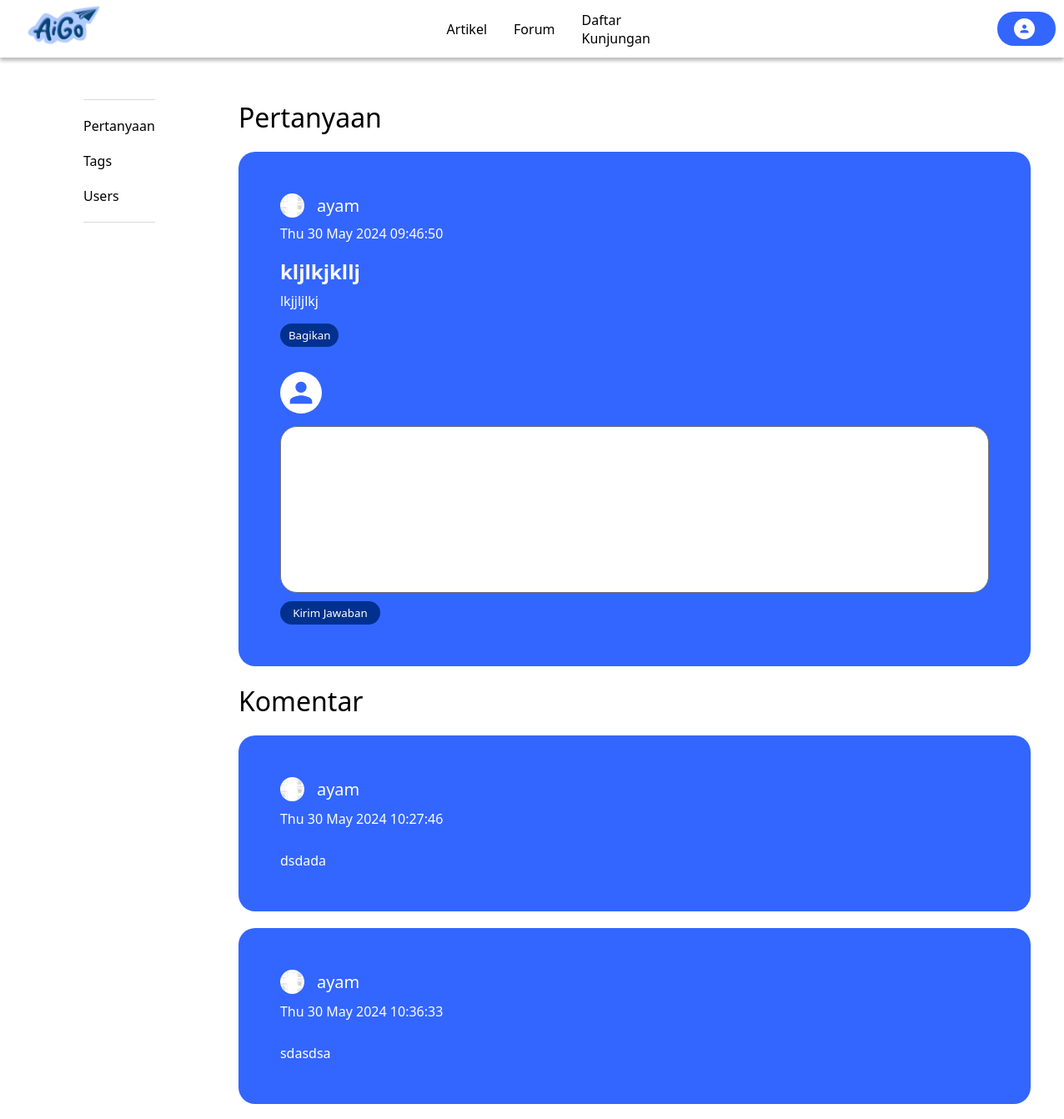
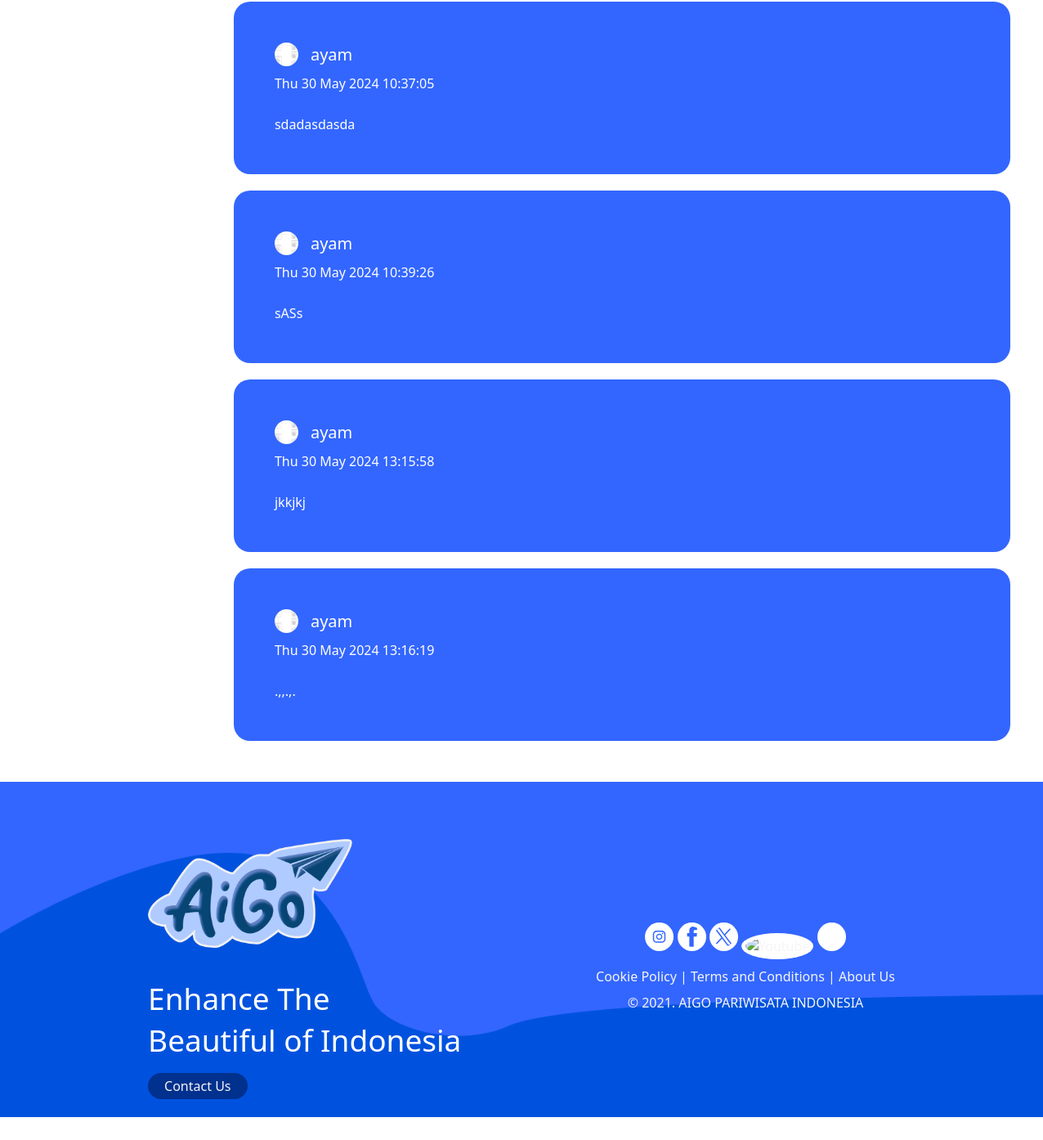
Page /pertanyaan/1/ on the committed database (2 pictures, top to bottom).
### myFirstApp/models.py (models this page shows, shortened)
class Question(models.Model):
    title = models.CharField(max_length=200)
    description = models.TextField()
    author = models.ForeignKey(Pengguna, on_delete=models.CASCADE)
    tags = models.ManyToManyField(Tag)
    created_at = models.DateTimeField(auto_now_add=True)

class Pengguna(AbstractUser):
    profile_picture = models.ImageField(upload_to='profile_pictures/', null=True, blank=True)
    poin_keaktifan = models.IntegerField(default=0)

class Reply(models.Model):
    question = models.ForeignKey(Question, related_name='replies', on_delete=models.CASCADE)
    author = models.ForeignKey(Pengguna, on_delete=models.CASCADE)
    content = models.TextField()
    created_at = models.DateTimeField(auto_now_add=True)

### myFirstApp/views.py (the view)
# urls.py: path('pertanyaan/<str:id_question>/', views.pertanyaan, name='pertanyaan'),
def pertanyaan(request, id_question):
    question = Question.objects.get(id = id_question)
    reply = Reply.objects.filter(question = question)
    context = {
        'question': question,
        'user': request.user,
        'reply': reply
    }
    return render (request, 'pertanyaan.html', context)

### templates/pertanyaan.html (shortened to what this page needs)
{% load static %}
<!DOCTYPE html>
<html lang="en">
<head>
    <link rel="stylesheet" href="{% static 'css/pertanyaan.css' %}">
    <link rel="stylesheet" href="{% static "css/navbar-footer.css" %}">
</head>
<body>
    <nav class="navbar">
        <a href="#"><img src="{% static 'assets/logo.png' %}" class="navbar-logo" alt="logo"></a>
        <ul class="navbar-list">
            <li><a href="/artikel/">Artikel</a></li>
            <li><a href="/forumdiskusi/">Forum</a></li>
            <li><a href="/daftarkunjungan/">Daftar Kunjungan</a></li>
        </ul>
        <div class="profile-menu" onclick="toggleMenu()">
            <img src="{% static 'assets/user-profil.png' %}">
        </div>
    </nav>
    <div class="forum">
        <div class="forum-left">
            <div class="content">
                <p><a href="/forumdiskusi/">Pertanyaan</a></p>
                <p><a href="/tags/">Tags</a></p>
                <p><a href="/userrank/">Users</a></p>
            </div>
        </div>
        <div class="forum-content">
            <div class="pertanyaan">
                <div class="judul">
                    <h1>Pertanyaan</h1>
                </div>
                <div class="pertanyaan-content">
                    <div class="user-pertanyaan">
                        <div class="user">
                            {% if question.author.profile_picture %}
                            <img src="{{ question.author.profile_picture.url }}" alt="Profile Picture" style="width: 29px; height: 29px; border-radius: 50%;" id="user-profile">
                            {% endif %}
                            <span class="nama-user">{{question.author.username}}</span>
                        </div>
                        <span>{{ question.created_at|date:"D d M Y H:i:s"}}</span>
                        <div class="text-pertanyaan">
                            <h2>{{question.title}}</h2>
                            <p>{{question.description}}</p>
                        </div>
                        <button class="btn">Bagikan</button>
                    </div>
                    <div class="user-berkomentar">
                        <div class="user">
                        </div>
                        <form class="input-jawaban" method ="POST" action = "/balas_pertanyaan/{{question.id}}/">
                            <textarea name="content" cols="130" rows="5" charswidth="23" style="resize: none;"></textarea>
                            <input type = "submit" class="btn" value = "Kirim Jawaban">
                        </form>
                    </div>
                </div>
            </div>
            <div class="komentar">
                <div class="judul">
                    <h1>Komentar</h1>
                </div>
                <div class="komentar-content">
                    {% for i in reply %}
                    <div class="user-pertanyaan">
                        <div class="user">
                            {%  if i.author.profile_picture %}
                            <img src="{{ i.author.profile_picture.url }}" alt="Profile Picture" style="width: 29px; height: 29px; border-radius: 50%;" id="user-profile">
                            {% endif %}
                            <span class="nama-user">{{i.author.username}}</span>
                        </div>
                        <span>{{i.created_at|date:"D d M Y H:i:s"}}</span>
                        <div class="text-pertanyaan">
                            <p>{{i.content}}</p>
                        </div>
                    </div>
                    {% endfor %}
                </div>
            </div>
        </div>
    </div>
    <footer>
        <div class="wave">
            <img src="{% static 'assets/footer-bg.png' %}" alt="">
        </div>
        <div class="footer">
            <div class="footer-left">
                <img src= '{% static 'assets/logo.png' %}' alt="logo">
                <p>Enhance The<br>Beautiful of Indonesia</p>
                <buttom class="contact-btn">Contact Us</buttom>
            </div>
            <div class="footer-right">
                <div class="footer-media">
                    <a href="#"><img src="{% static 'assets/instagram.svg' %}" alt="Instagram"></a>
                    <a href="#"><img src="{% static 'assets/facebook.svg' %}" alt="Facebook"></a>
                    <a href="#"><img src="{% static 'assets/x.svg' %}" alt="X"></a>
                    <a href="#"><img src="{% static 'assets/youtube.svg' %}" alt="Youtube"></a>
                    <a href="#"><img src="{% static 'assets/linkedin.png' %}" alt="LinkedIn"></a>
                </div>
                <p>Cookie Policy | Terms and Conditions | <a href="#">About Us</a></p>
                <p>© 2021. AIGO PARIWISATA INDONESIA</p>
            </div>
        </div>
    </footer>
</body>
</html>

### css/pertanyaan.css (style rules this page uses)
.forum { display: flex; width: 100%; gap: 100px; padding: 50px 100px; justify-content: space-between; }
.forum-left { width: 207px; }
.forum-left .content { display: flex; flex-direction: column; gap: 20px; padding: 20px 0; border-top: 1px solid #D9D9D9; border-bottom: 1px solid #D9D9D9; }
.content a { text-decoration: none; color: black; }
.forum-left p { font-weight: 500; }
.forum-content { display: flex; flex-direction: column; gap: 20px; width: 950px; margin-right: 20px; }
.judul { display: flex; flex-direction: column; gap: 20px; padding-bottom: 20px; }
.judul h1 { font-weight: 500; }
.pertanyaan-content { background-color: #3366FF; display: flex; flex-direction: column; gap: 10px; color: white; padding: 50px; border-radius: 20px; }
.user span { font-size: 20px; font-weight: 500; }
.user svg { background-color: white; padding: 5px; border-radius: 50%; width: 50px; height: 50px; }
.text-pertanyaan { padding-top: 10px; display: flex; flex-direction: column; gap: 8px; flex-grow: 1; flex-basis: 0; }
.text-pertanyaan p { text-align: justify; }
.user-pertanyaan .btn { width: 70px; }
.btn { width: auto; padding: 5px 10px; right: 0; background-color: #00318E; border: none; border-radius: 20px; color: white; }
.user-pertanyaan { display: flex; flex-direction: column; gap: 8px; }
.user { display: flex; gap: 15px; align-items: center; }
.user-berkomentar { display: flex; flex-direction: column; gap: 15px; padding-top: 20px; }
.input-jawaban { display: flex; flex-direction: column; gap: 10px; }
.input-jawaban .btn { width: 120px; }
.input-jawaban textarea { border-radius: 20px; padding: 5px 20px; height: 200px; }
.komentar-content { display: flex; flex-direction: column; gap: 20px; }
.komentar-content .user-pertanyaan { display: flex; flex-direction: column; gap: 10px; padding: 50px; border-radius: 20px; background-color: #3366FF; color: white; }

### css/navbar-footer.css (style rules this page uses)
* { margin: 0; padding: 0; list-style-type: none; box-sizing: border-box; font-family: system-ui, -apple-system, BlinkMacSystemFont, "Segoe UI", Roboto, Oxygen, Ubuntu, Cantarell, "Open Sans", "Helvetica Neue", sans-serif; }
.navbar { background-color: white; box-shadow: 0px 4px 4px 0px rgba(0, 0, 0, 0.25); display: flex; justify-content: space-between; align-items: center; padding: 7px 33px 7px 33px; position: relative; gap: 400px; z-index: 1; }
.navbar-logo { height: 50px; width: auto; }
.navbar-list { width: 100%; display: flex; position: relative; justify-content: center; align-items: center; }
.navbar-list li { display: inline-block; margin: 0 1rem; }
.navbar-list li a { font-size: 1rem; font-weight: 500; color: black; text-decoration: none; }
.profile-menu { display: flex; align-items: center; justify-content: center; gap: 5px; background-color: #3366FF; padding: 8px 20px; border-radius: 20px; color: white; }
.profile-menu img, .user-info img { height: 25px; background-color: white; border-radius: 50%; padding: 5px; }
footer { position: block; bottom: 0; }
.footer { display: flex; justify-content: center; align-items: center; padding: 70px 90px; }
.wave img { position: absolute; width: 100%; z-index: -1; }
.footer .footer-left { width: 50%; }
.footer .footer-left img { width: 250px; }
.footer .footer-left p { color: #fff; font-size: 37px; margin: 20px 0; }
.footer .contact-btn { background-color: #00318E; border-radius: 20px; color: #F5F5F5; padding: 5px 20px; }
.footer-media img { background-color: #fff; border-radius: 50%; width: 35px; height: 35px; padding: 5px; }
.footer .footer-right { display: flex; flex-direction: column; gap: 10px; justify-content: center; text-align: center; }
.footer-right p { color: #F5F5F5; }
.footer-right a { text-decoration: none; color: #F5F5F5; }

### rows in the picture
Question: author.profile_picture (picture), author.username "ayam", created_at "Thu 30 May 2024 09:46:50", title "kljlkjkllj", description "lkjjljlkj"
Reply: author.profile_picture (picture), author.username "ayam", created_at "Thu 30 May 2024 10:27:46", content "dsdada"
Reply: author.profile_picture (picture), author.username "ayam", created_at "Thu 30 May 2024 10:36:33", content "sdasdsa"
Reply: author.profile_picture (picture), author.username "ayam", created_at "Thu 30 May 2024 10:37:05", content "sdadasdasda"
Reply: author.profile_picture (picture), author.username "ayam", created_at "Thu 30 May 2024 10:39:26", content "sASs"
Reply: author.profile_picture (picture), author.username "ayam", created_at "Thu 30 May 2024 13:15:58", content "jkkjkj"
Reply: author.profile_picture (picture), author.username "ayam", created_at "Thu 30 May 2024 13:16:19", content ".,,.,."
